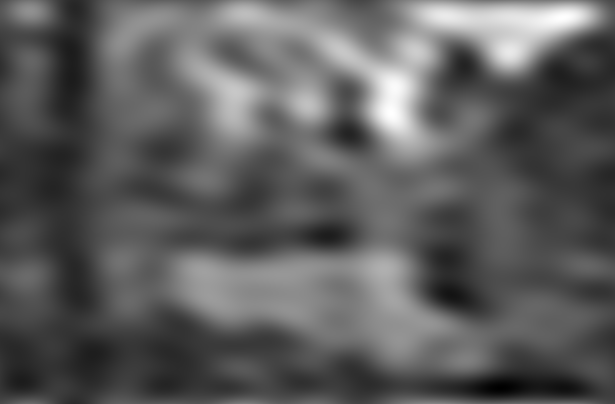
//> input picture data/low_pass_ref.png, 615 x 404 px
$ ./mt03 ../data/low_pass_ref.png 3   (built with g++ and OpenCV 4)
//> lines starting //> are read from the running program, lines starting //| are printed output that depends on the picture; after the words box and inside, x2 and y2 are one past the last pixel; in counts of white or black regions, pixels touching at a corner belong together
#include <stdio.h>
#include <stdlib.h>
#include <string.h>
#include <iostream>

#include <opencv2/core/core.hpp>        // basic OpenCV structures (cv::Mat, Scalar)
#include <opencv2/imgproc/imgproc.hpp>  // OpenCV image processing
#include <opencv2/highgui/highgui.hpp>  // OpenCV window I/O

// OpenCV 4 drops the old CV_* names from default headers; map them so the rest of the skeleton

#ifndef CV_MINMAX
#define CV_MINMAX cv::NORM_MINMAX
#endif
#ifndef CV_BGR2GRAY
#define CV_BGR2GRAY cv::COLOR_BGR2GRAY
#endif

using namespace std;
using namespace cv;

#define LOW_PASS_FILTER 1
#define HIGH_PASS_FILTER 2

/*---------------------------------------------------------------------------
TASK 3
	!! Only add code to the reserved places.
	!! The resulting program must not print anything extra on any output (nothing more than the prepared program framework).
*/

// Support functions

// The function rearranges the quadrants of the spectrum so that the origin is in the middle of the spcetrum.
void rearrangeSpectrum( cv::Mat& s );

// The function calculates the amplitude spectrum - absolute values from complex numbers in pixels.
cv::Mat spectrumMagnitude( cv::Mat & specCplx );

// Compare test and reference images and report the differences.
void checkDifferences( const cv::Mat test, const cv::Mat ref, std::string tag, bool save = false);


/*	TASK 3.1 - High/Low pass filter in frequency domain

	Implement a function for filtering the image in the spectral domain.
	Implement high/low pass filters (controlled by function parameter flag) by setting the particular
	spectrum parts to 0, thus, for example, for the high pass filter, reset the square area around the
	center of the spectrum of size limit_frequency.

	The Discrete Fourier Tranform is used to compute the image spectrum.

*/
int passFilter( const cv::Mat& src, cv::Mat& dst, int limit_frequency, int flag, cv::Mat * spektrum = NULL )
{
	if( src.empty())
		return 1;

	// find the optimal image size for efficient DFT calculation, use cv::getOptimalDFTSize ()
	cv::Size dftSize;
	dftSize.width = cv::getOptimalDFTSize(src.cols);
	dftSize.height = cv::getOptimalDFTSize(src.rows);

	// prepare a new image of the optimal size, set the values outside the source image to 0
	cv::Mat srcPadded;
	srcPadded = cv::Mat::zeros(dftSize, CV_32FC1);
	src.convertTo(srcPadded(cv::Rect(0,0, src.cols, src.rows)), srcPadded.type());

	// use the DFT function of the OpenCV library to calculate the spectrum
	cv::Mat spectrumCplx;
	cv::dft(srcPadded, spectrumCplx, cv::DFT_COMPLEX_OUTPUT, src.rows );

	// rearrange the quadrants of the spectrum so that the zero frequencies are in the center of the image
	rearrangeSpectrum( spectrumCplx );


	/* ***** Working area - begin ***** */

	// After rearrangeSpectrum(), the zero-frequency (DC) component sits near the geometric centre of
	// the spectrum image. Nearby coefficients correspond to slowly changing brightness in the
	// spatial image (low spatial frequencies); coefficients far from the centre correspond to fine
	// detail and edges (high spatial frequencies).
	//
	// We implement simple  brick-wall filters by forcing unwanted Fourier coefficients to
	// exactly zero. Each pixel of spectrumCplx is a complex number (two float channels: real and
	// imaginary). Setting both to zero removes that frequency from the reconstruction; partial
	// zeroing would break the inverse DFT in a non-physical way.
	//
	// The suggested text refers to a square neighbourhood around the centre of size
	// limit_frequency. We interpret that as an axis-aligned square of exactly
	// limit_frequency × limit_frequency bins centred on (cx, cy), using the usual integer split
	// for even sizes (for n = 20 you get dx ∈ [−10, 9] and the same for dy).

	// Centre of the shifted spectrum (matches rearrangeSpectrum's quadrant split at cols/2, rows/2).
	const int cx = spectrumCplx.cols / 2;
	const int cy = spectrumCplx.rows / 2;
	// Treat limit_frequency as the edge length of the kept (low-pass) square, not the half-width.
	// For an n×n block centred on (cx, cy), use n = limit_frequency with integer split n = neg + 1 + pos.
	const int n = limit_frequency;
	const int neg = n / 2;
	const int pos = ( n - 1 ) - neg;

	for( int y = 0; y < spectrumCplx.rows; y++ )
	{
		cv::Vec2f* row = spectrumCplx.ptr<cv::Vec2f>( y );
		for( int x = 0; x < spectrumCplx.cols; x++ )
		{
			const int dx = x - cx;
			const int dy = y - cy;
			// Axis-aligned square of size limit_frequency × limit_frequency around DC.
			const bool insideLowFreqBlock = ( dx >= -neg && dx <= pos && dy >= -neg && dy <= pos );

			if( flag == HIGH_PASS_FILTER )
			{
				// High-pass: we want only frequencies *above* the limit — remove the low-frequency
				// square around DC so that sharp structures survive and smooth shading is suppressed.
				if( insideLowFreqBlock )
					row[x] = cv::Vec2f( 0.f, 0.f );
			}
			else if( flag == LOW_PASS_FILTER )
			{
				// Low-pass: keep only frequencies *below* the limit — zero everything outside the
				// central square so the image becomes smoother (detail is cut off).
				if( !insideLowFreqBlock )
					row[x] = cv::Vec2f( 0.f, 0.f );
			}
		}
	}

	/* ***** Working area - end ***** */


	// export of the spectrum for evaluation purposes
	if( spektrum != NULL ) *spektrum = spectrumCplx.clone();

	// rearrange the quadrants of the spectrum back
	rearrangeSpectrum( spectrumCplx );

	// use the inverse dft (idft) function of the OpenCV library for the inverse transformation
	cv::dft( spectrumCplx, srcPadded, cv::DFT_REAL_OUTPUT+cv::DFT_INVERSE+cv::DFT_SCALE, src.rows );

	// normalize the output values and convert them to the original image format
	cv::normalize( srcPadded, srcPadded, 0, 1, CV_MINMAX );
	srcPadded(cv::Rect(0,0, src.cols, src.rows)).convertTo( dst, src.type(), 255, 0 );

	return 0;
}


/* 	Examples of input parameters
	mt03 image_path spatial_frequency_limit [path to reference results]

	- spatial_frequency_limit for testing with reference results is 20
*/
int main(int argc, char* argv[])
{
	if (argc < 3)
	{
		cout << "Not enough parameters." << endl;
		cout << "Usage: mt03 image_path spatial_frequency_limit [path to reference results]" << endl;
		return -1;
	}

    std::string img_path = "";
    std::string ref_path = "";
    int limit_frequency = 100;

	// check input parameters
	if( argc > 1 ) img_path = std::string( argv[1] );
	if( argc > 2 ) limit_frequency = atoi( argv[2] );
	if( argc > 3 ) ref_path = std::string( argv[3] );

	// load testing images
	cv::Mat src_rgb = cv::imread( img_path );
//> src_rgb is the input picture: 404 rows x 615 cols, CV_8UC3; min 0, max 255, mean 93.4

	// check testing images
	if( src_rgb.empty() )
	{
		cout <<  "Could not open the original image: " << img_path << endl ;
		return 1;
	}
	cv::Mat src_gray;
	cv::cvtColor( src_rgb, src_gray, CV_BGR2GRAY );

	//---------------------------------------------------------------------------

	cv::Mat low_pass, high_pass;
	cv::Mat low_spec_cplx, high_spec_cplx;
	cv::Mat low_spec, high_spec;
	passFilter( src_gray, low_pass,  limit_frequency, LOW_PASS_FILTER,  &low_spec_cplx );
//> in passFilter, `cv::normalize( srcPadded, srcPadded, 0, 1, CV_MINMAX );`:
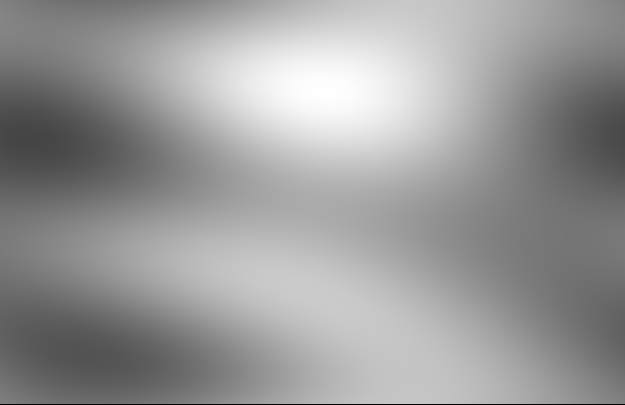
//> srcPadded: 405 rows x 625 cols, CV_32FC1; min 0, max 1, mean 0.602
	passFilter( src_gray, high_pass, limit_frequency, HIGH_PASS_FILTER, &high_spec_cplx );
	spectrumMagnitude(low_spec_cplx).convertTo(low_spec, CV_8UC1, 255 );
//> in spectrumMagnitude, `cv::magnitude(planes[0], planes[1], planes[0]);`: planes[0]: 405 rows x 625 cols, CV_32FC1; min 0, max 23206944, mean 138.2
	spectrumMagnitude(high_spec_cplx).convertTo(high_spec, CV_8UC1, 255 ) ;

	cv::Mat low_pass_ref, high_pass_ref;
	cv::Mat low_spec_ref, high_spec_ref;
	low_pass_ref  = cv::imread( ref_path+"low_pass_ref.png",  cv::IMREAD_GRAYSCALE );
	high_pass_ref = cv::imread( ref_path+"high_pass_ref.png", cv::IMREAD_GRAYSCALE );
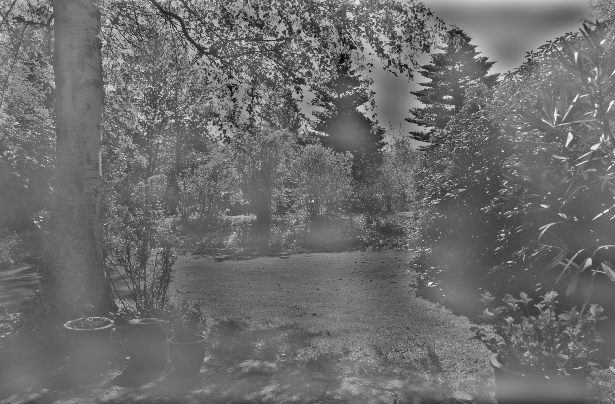
//> input picture data/high_pass_ref.png, 615 x 404 px
//> high_pass_ref is the input picture: 404 rows x 615 cols, CV_8UC1; min 0, max 255, mean 108.2
	low_spec_ref  = cv::imread( ref_path+"low_spec_ref.png",  cv::IMREAD_GRAYSCALE );
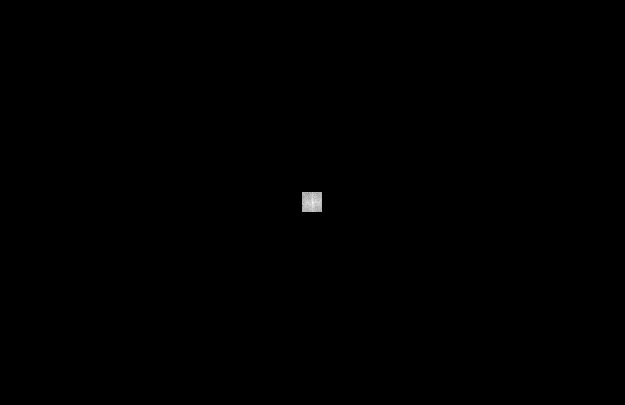
//> input picture data/low_spec_ref.png, 625 x 405 px
//> low_spec_ref is the input picture: 405 rows x 625 cols, CV_8UC1; min 0, max 255, mean 0.3
	high_spec_ref = cv::imread( ref_path+"high_spec_ref.png", cv::IMREAD_GRAYSCALE );
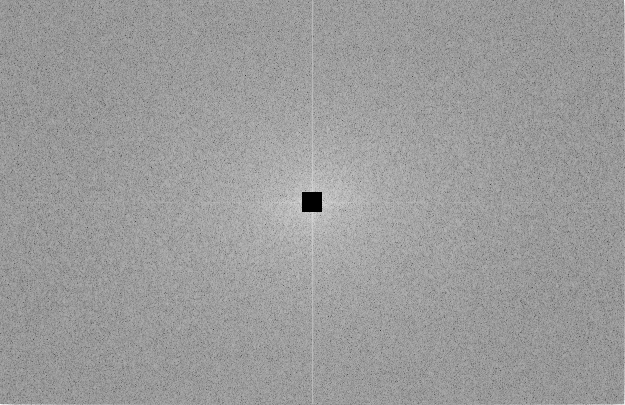
//> input picture data/high_spec_ref.png, 625 x 405 px
//> high_spec_ref is the input picture: 405 rows x 625 cols, CV_8UC1; min 0, max 255, mean 155.4
	if( low_pass_ref.empty() || low_spec_ref.empty() || high_pass_ref.empty() || high_spec_ref.empty() )
		std::cout << "WARNING: references data failed to load." << std::endl;

	// vyhodnocení
	checkDifferences( low_pass, low_pass_ref,   "LPI", true );
	checkDifferences( low_spec, low_spec_ref,   "LPS", true );
	checkDifferences( high_pass, high_pass_ref, "HPI", true );
	checkDifferences( high_spec, high_spec_ref, "HPS", true );
	std::cout << std::endl;

    return 0;
}
//---------------------------------------------------------------------------


void checkDifferences( const cv::Mat test, const cv::Mat ref, std::string tag, bool save )
{
//> called with tag = "LPI", save = true
	double mav = 255., err = 255., nonzeros = 1000.;

	if( !test.empty() ) {
		cv::Mat diff;
		cv::absdiff( test, ref, diff );
		cv::minMaxLoc( diff, NULL, &mav );
//> mav = 195
		nonzeros = 1. * cv::countNonZero( diff ); // / (diff.rows*diff.cols);
//> nonzeros = 248115
		err = (nonzeros > 0 ? ( cv::sum(diff).val[0] / nonzeros ) : 0);
//> err = 63.44

		if( save ) {
			diff *= 255;
//> diff: 404 rows x 615 cols, CV_8UC1; 99.9% white; black in thin lines or dots, all inside (x1, y1, x2, y2) = (13, 1, 600, 133)
			cv::imwrite( (tag+".0.ref.png").c_str(), ref );
			cv::imwrite( (tag+".1.test.png").c_str(), test );
			cv::imwrite( (tag+".2.diff.png").c_str(), diff );
		}
	}

	printf( "%s_avg_cnt_max, %.1f, %.0f, %.0f, ", tag.c_str(), err, nonzeros, mav );
//| LPI_avg_cnt_max, 63.4, 248115, 195,
//> in checkDifferences (call 2), `diff *= 255;`: diff: 405 rows x 625 cols, CV_8UC1; 0.16% white; 1 white region, box (x1, y1, x2, y2) and area: (302, 192, 322, 212) 399
//| LPS_avg_cnt_max, 185.3, 399, 227,
//> call 3 of checkDifferences, with tag = "HPI", save = true
//> in checkDifferences (call 3), `cv::absdiff( test, ref, diff );`:
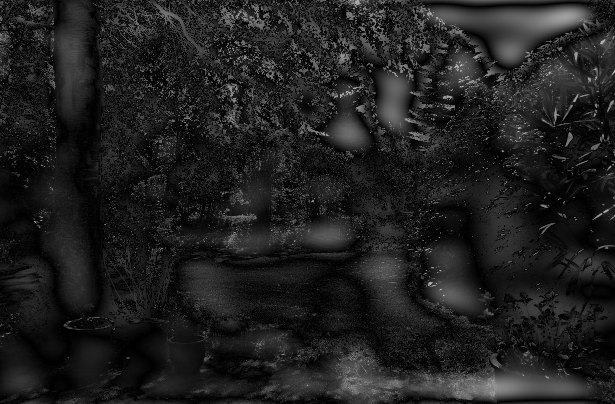
//> diff: 404 rows x 615 cols, CV_8UC1; min 0, max 198, mean 31
//> in checkDifferences (call 3), `cv::minMaxLoc( diff, NULL, &mav );`: mav = 198
//> in checkDifferences (call 3), `nonzeros = 1. * cv::countNonZero( diff );`: nonzeros = 245717
//> in checkDifferences (call 3), `err = (nonzeros > 0 ? ( cv::sum(diff).val[0] / nonzeros ) : 0);`: err = 31.34
//> in checkDifferences (call 3), `diff *= 255;`: diff: 404 rows x 615 cols, CV_8UC1; 98.9% white; black in thin lines or dots
//| HPI_avg_cnt_max, 31.3, 245717, 198,
//> call 4 of checkDifferences, with tag = "HPS", save = true
//> in checkDifferences (call 4), `cv::absdiff( test, ref, diff );`:
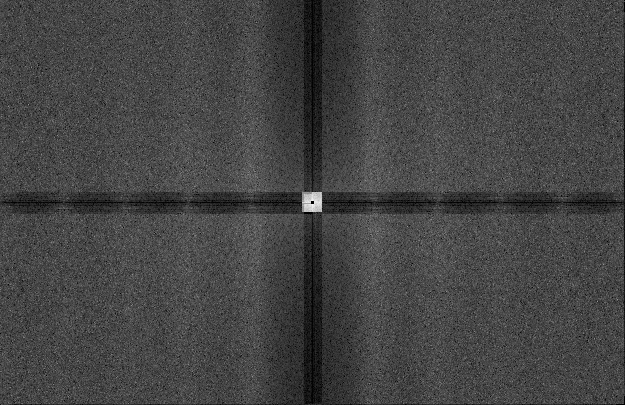
//> diff: 405 rows x 625 cols, CV_8UC1; min 0, max 246, mean 68.5
//> in checkDifferences (call 4), `cv::minMaxLoc( diff, NULL, &mav );`: mav = 246
//> in checkDifferences (call 4), `nonzeros = 1. * cv::countNonZero( diff );`: nonzeros = 253034
//> in checkDifferences (call 4), `err = (nonzeros > 0 ? ( cv::sum(diff).val[0] / nonzeros ) : 0);`: err = 68.51
//> in checkDifferences (call 4), `diff *= 255;`:
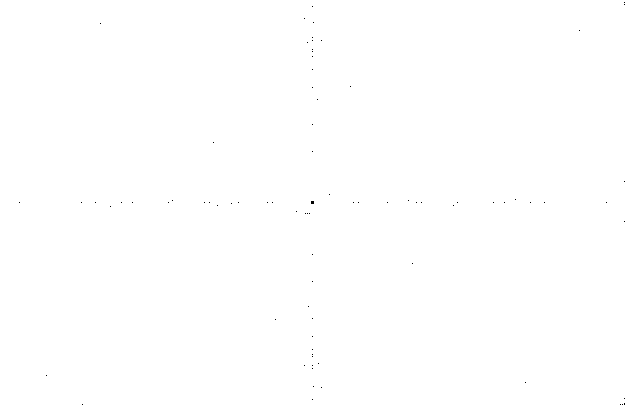
//> diff: 405 rows x 625 cols, CV_8UC1; 100% white; black in thin lines or dots
//| HPS_avg_cnt_max, 68.5, 253034, 246,

	return;
}


void rearrangeSpectrum( cv::Mat& s )
{
    int cx = s.cols/2;
    int cy = s.rows/2;

    cv::Mat q0(s, cv::Rect(0, 0, cx, cy));   // Top-Left - Create a ROI per quadrant
    cv::Mat q1(s, cv::Rect(cx, 0, cx, cy));  // Top-Right
    cv::Mat q2(s, cv::Rect(0, cy, cx, cy));  // Bottom-Left
    cv::Mat q3(s, cv::Rect(cx, cy, cx, cy)); // Bottom-Right

    cv::Mat tmp;                           // swap quadrants (Top-Left with Bottom-Right)
    q0.copyTo(tmp);
    q3.copyTo(q0);
    tmp.copyTo(q3);

    q1.copyTo(tmp);                    // swap quadrant (Top-Right with Bottom-Left)
    q2.copyTo(q1);
    tmp.copyTo(q2);
}

cv::Mat spectrumMagnitude( cv::Mat & specCplx )
{
	cv::Mat specMag, planes[2];
	cv::split(specCplx, planes);
	cv::magnitude(planes[0], planes[1], planes[0]);
	cv::log( (planes[0] + cv::Scalar::all(1)), specMag );
	cv::normalize( specMag, specMag, 0, 1, CV_MINMAX );
	return specMag;
}
